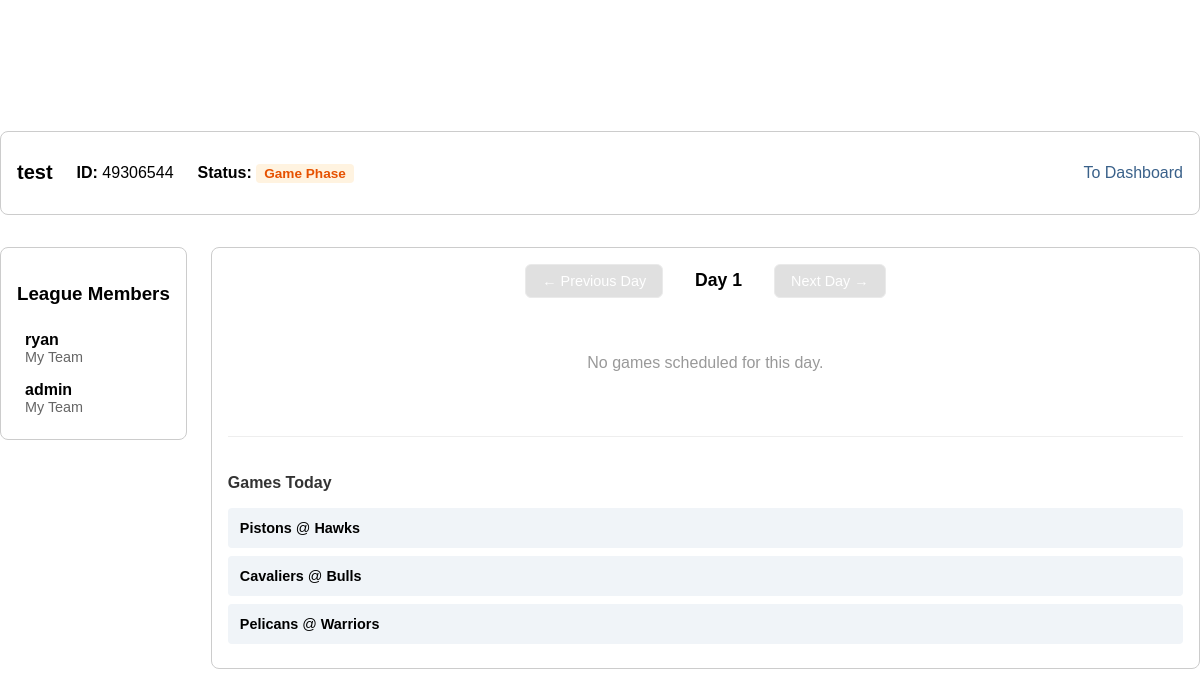
Page /league/49306544 on the committed database.
### tables this page shows
CREATE TABLE PlayerLeague (
    LID INTEGER PRIMARY KEY,
    draftType TEXT,
    leagueName TEXT,
    ownerAccount INTEGER,
    status TEXT DEFAULT 'initial', current_day INTEGER DEFAULT 1, -- 'initial', 'draft', 'final'
    FOREIGN KEY (ownerAccount) REFERENCES PlayerAccount(accountID)
);

CREATE TABLE PlayerTeam (
    teamID INTEGER PRIMARY KEY,
    LID INTEGER,
    accountID INTEGER,
    teamName TEXT,
    FOREIGN KEY (LID) REFERENCES PlayerLeague(LID),
    FOREIGN KEY (accountID) REFERENCES PlayerAccount(accountID)
);

CREATE TABLE PlayerAccount (
    accountID INTEGER PRIMARY KEY,
    username TEXT UNIQUE,
    email TEXT UNIQUE,
    password TEXT
);

CREATE TABLE NBATeam (
    TID INTEGER PRIMARY KEY,
    city TEXT,
    teamname TEXT,
    conference TEXT
);

### app.py (the view, shortened to what this page needs)
@app.route("/league/<int:league_id>")
def league(league_id):
    conn = sqlite3.connect(DB_FILE)
    conn.row_factory = sqlite3.Row
    cursor = conn.cursor()
    cursor.execute(
        """SELECT LID as id, leagueName, status, ownerAccount, draftType, current_day
            FROM PlayerLeague
            WHERE LID = ?""",
        (league_id,)
        )
    league_data = cursor.fetchone()
    cursor.execute(
        """SELECT pt.teamID, pt.teamName as team_name, pa.username as name
            FROM PlayerTeam pt
            JOIN PlayerAccount pa on pt.accountID = pa.accountID
            WHERE pt.LID = ?""",
        (league_id,)
        )
    members = cursor.fetchall()
    current_turn_team_id = None
    if league_data and league_data['status'] == 'started':
        current_turn_team_id = get_current_draft_turn(cursor, league_id)
        if current_turn_team_id is None and league_data['status'] != 'final':
            conn.commit() # Status was updated to final inside get_current_draft_turn
    games = []
    nba_games = []
    current_day = None
    viewed_day = None
    max_day = None
    if league_data and league_data['status'] == 'game':
        current_day = league_data['current_day']
        viewed_day = request.args.get('day', current_day, type=int)
        cursor.execute(
            "SELECT MAX(week) FROM PlayerSchedule WHERE LID = ?",
            (league_id,)
        )
        result = cursor.fetchone()
        max_day = result[0] if result[0] else current_day
        viewed_day = max(1, min(viewed_day, max_day))
        cursor.execute(
            """SELECT ps.matchupID, ps.week, ps.T1, ps.T2,
                      pt1.teamName as team1_name, pt2.teamName as team2_name,
                      pg1.Score as team1_score, pg2.Score as team2_score
               FROM PlayerSchedule ps
               LEFT JOIN PlayerTeam pt1 ON ps.T1 = pt1.teamID
               LEFT JOIN PlayerTeam pt2 ON ps.T2 = pt2.teamID
               LEFT JOIN PlayerGame pg1 ON ps.LID = pg1.LID AND ps.matchupID = pg1.matchupID AND ps.T1 = pg1.teamID
               LEFT JOIN PlayerGame pg2 ON ps.LID = pg2.LID AND ps.matchupID = pg2.matchupID AND ps.T2 = pg2.teamID
               WHERE ps.LID = ? AND ps.week = ?
               ORDER BY ps.matchupID""",
            (league_id, viewed_day)
        )
        games = cursor.fetchall()
        cursor.execute("SELECT MIN(date) FROM NBASchedule")
        first_nba_date_result = cursor.fetchone()
        nba_games = []
        if first_nba_date_result and first_nba_date_result[0]:
            from datetime import datetime, timedelta
            date_str = first_nba_date_result[0].split()[0] if ' ' in first_nba_date_result[0] else first_nba_date_result[0]
            first_nba_date = datetime.strptime(date_str, '%Y-%m-%d')
            nba_date = first_nba_date + timedelta(days=viewed_day - 1)
            nba_date_str = nba_date.strftime('%Y-%m-%d')
            cursor.execute(
                """SELECT nt1.teamname as home_team, nt2.teamname as away_team
                   FROM NBASchedule ns
                   LEFT JOIN NBATeam nt1 ON ns.home = nt1.TID
                   LEFT JOIN NBATeam nt2 ON ns.away = nt2.TID
                   WHERE date(ns.date) = ?
                   ORDER BY ns.GID""",
                (nba_date_str,)
            )
            nba_games = cursor.fetchall()
    search = request.args.get('search', '')
    positions = request.args.getlist('position')
    query = "SELECT * FROM NBAPlayer WHERE playerName Like ?"
    search_parameter = '%' + search + '%'
    params = [search_parameter]
    query += "ORDER BY prevPlayerScore DESC"
    cursor.execute(query, params)
    player_list = cursor.fetchall()[:10]
    conn.close()
    if league_data is None:
        return redirect(url_for('dashboard'))
    return render_template("league.html", league=league_data, members=members,
                           player_list=player_list, current_turn=current_turn_team_id, games=games,
                           current_day=current_day, viewed_day=viewed_day, max_day=max_day, nba_games=nba_games)

### templates/league.html (shortened to what this page needs)
<!DOCTYPE html>
<html lang="en">
<head>
    <link rel="stylesheet" href="{{ url_for('static', filename='style.css') }}">
</head>
<body>
    <div class="league-container">
        <div class="league-header">
            <div class="league-info-group">
                <h1>{{ league.leagueName }}</h1>
                <p class="league-id"><strong>ID:</strong> {{ league.id }}</p>
                <div class="status">
                    <strong>Status:</strong>
                    {% if league.status == 'initial' %}
                        <span class="status-badge status-initial">Initial</span>
                    {% elif league.status == 'started' %}
                        <span class="status-badge status-draft">In Draft</span>
                    {% else %}
                        <span class="status-badge status-game">Game Phase</span>
                    {% endif %}
                </div>
            </div>
            <div class="header-things">
                <a href="{{ url_for('dashboard') }}" class="dashboard-link">To Dashboard</a>
            </div>
        </div>
        <div class="league-main-content">
            <div class="members-bar">
                <h3>League Members</h3>
                <div class="member-list">
                    {% for member in members %}
                        <div class="member-item {% if current_turn and member.teamID == current_turn %}current-turn{% endif %}">
                            <span><strong>{{ member.name }}</strong></span>
                            <span class="member-team">{{ member.team_name }}</span>
                        </div>
                    {% endfor %}
                </div>
            </div>
            {% if league.status == 'game' %}
                <div class="games-section">
                    <div class="games-header">
                        <div class="day-navigation">
                            {% if viewed_day > 1 %}
                                <a href="{{ url_for('league', league_id=league.id, day=viewed_day-1) }}" class="nav-btn prev-btn">← Previous Day</a>
                            {% else %}
                                <button class="nav-btn prev-btn" disabled>← Previous Day</button>
                            {% endif %}
                            <h3>Day {{ viewed_day }}</h3>
                            {% if viewed_day < max_day %}
                                <a href="{{ url_for('league', league_id=league.id, day=viewed_day+1) }}" class="nav-btn next-btn">Next Day →</a>
                            {% else %}
                                <button class="nav-btn next-btn" disabled>Next Day →</button>
                            {% endif %}
                        </div>
                    </div>
                    {% if games %}
                        <div class="games-list">
                            <h4 style="margin-bottom: 1rem; color: #333;">Fantasy Matchups</h4>
                            {% for game in games %}
                                <div class="game-matchup">
                                    <div class="team1">
                                        <span class="team-name">{{ game.team1_name }}</span>
                                        <span class="team-score">{{ game.team1_score or '-' }}</span>
                                    </div>
                                    <div class="vs">VS</div>
                                    <div class="team2">
                                        <span class="team-score">{{ game.team2_score or '-' }}</span>
                                        <span class="team-name">{{ game.team2_name }}</span>
                                    </div>
                                </div>
                            {% endfor %}
                        </div>
                    {% else %}
                        <p style="text-align: center; color: #999; padding: 2rem;">No games scheduled for this day.</p>
                    {% endif %}
                    {% if nba_games %}
                        <div style="margin-top: 2rem; padding-top: 1rem; border-top: 1px solid #eee;">
                            <h4 style="margin-bottom: 1rem; color: #333;">Games Today</h4>
                            <div class="nba-games-list">
                                {% for nba_game in nba_games %}
                                    <div style="background: #f0f4f8; padding: 0.75rem; border-radius: 4px; margin-bottom: 0.5rem; font-size: 0.9rem;">
                                        <strong>{{ nba_game.away_team }}</strong> @ <strong>{{ nba_game.home_team }}</strong>
                                    </div>
                                {% endfor %}
                            </div>
                        </div>
                    {% endif %}
                </div>
            {% endif %}
        </div>
    </div>
</body>
</html>

### static/style.css (style rules this page uses)
body { font-family: sans-serif; display: flex; align-items: center; justify-content: center; min-height: 100vh; margin: 0; }
button:disabled { background-color: #ccc; cursor: not-allowed; }
button { width: 100%; padding: 0.5rem; color: white; border: none; border-radius: 8px; }
.league-container { padding-top: 2rem; padding-bottom: 2rem; width: 100%; max-width: 1200px; margin: 0 auto; }
.league-header { display: flex; justify-content: space-between; align-items: center; background: white; padding: 1rem; border-radius: 8px; margin-bottom: 2rem; border: 1px solid #ccc; }
.league-header h1 { margin: 0; font-size: 1.25rem; }
.league-info-group { display: flex; gap: 1.5rem; align-items: center; }
.league-main-content { display: flex; gap: 1.5rem; align-items: flex-start; }
.members-bar, .player-search-section { background: white; padding: 1rem; border-radius: 8px; border: 1px solid #ccc; }
.status-badge { padding: 2px 8px; border-radius: 4px; font-size: 0.85rem; font-weight: bold; }
.status-game { background-color: #fff3e0; color: #e65100; }
.dashboard-link { color: #3a618a; text-decoration: none; margin-left: 1rem; }
.member-list { margin-top: 1rem; }
.member-item { padding: 0.5rem; display: flex; flex-direction: column; }
.member-team { color: #666; font-size: 0.9rem; }
.games-section { flex: 1; width: 100%; box-sizing: border-box; background: white; padding: 1rem; border-radius: 8px; border: 1px solid #ccc; }
.games-section h3 { margin-top: 0; }
.games-header { display: flex; justify-content: space-between; align-items: center; margin-bottom: 1.5rem; flex-wrap: wrap; gap: 1rem; }
.day-navigation { display: flex; gap: 1rem; align-items: center; justify-content: center; flex: 1; min-width: 300px; }
.day-navigation h3 { margin: 0; padding: 0 1rem; font-size: 1.1rem; white-space: nowrap; }
.nav-btn { padding: 0.5rem 1rem; border-radius: 6px; border: 1px solid #ddd; background-color: #3a618a; color: white; text-decoration: none; cursor: pointer; font-size: 0.9rem; font-weight: 500; transition: background-color 0.2s, opacity 0.2s; display: inline-block; width: auto; }
.nav-btn:disabled { background-color: #ccc; cursor: not-allowed; opacity: 0.6; width: auto; }

### rows in the picture
PlayerLeague: leagueName "test", id "49306544"
PlayerTeam: name "ryan", team_name "My Team"
PlayerTeam: name "admin", team_name "My Team"
NBATeam: away_team "Pistons", home_team "Hawks"
NBATeam: away_team "Cavaliers", home_team "Bulls"
NBATeam: away_team "Pelicans", home_team "Warriors"

### other values in the picture
{{ viewed_day }} "1"
